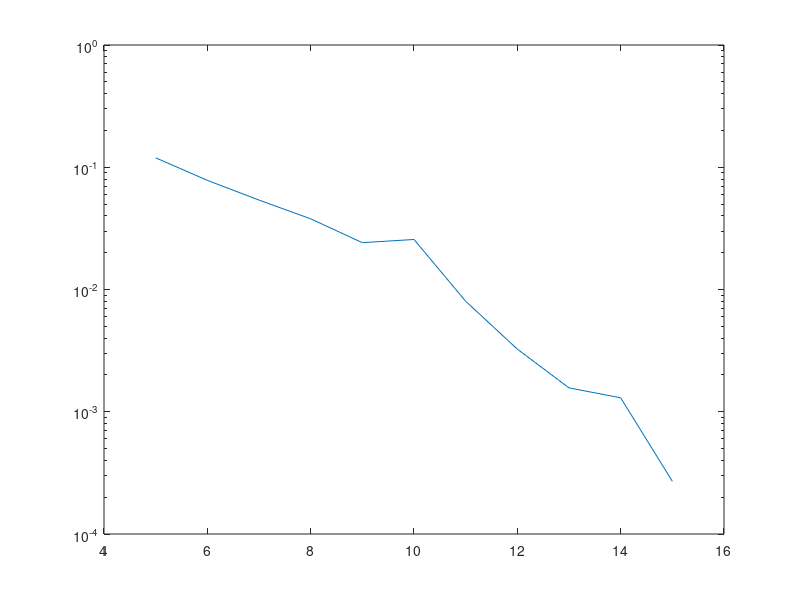

This chart was generated by the following MATLAB code: (Note: this script raises an error after producing the figure.)
%% Group all the BER curves

load('pbit_DFE.mat');
load('pbit_LE.mat');
load('pbit_viterbi.mat');
load('BER_awgn_sim.mat');
load('pbit_fba_513.mat');

%% Statistics for estimated channel, with only one realization
snr_vec = 5:15;

figure
semilogy(snr_vec, pbitLE(:, 3)), hold on,
semilogy(snr_vec, pbitDFE(:, 2)), hold on, 
semilogy(snr_vec_viterbi, pbit_viterbi(:, 2)), hold on,
semilogy(snr_vec_fba_513, pbit_fba_513(:, 2)), hold on,
semilogy(snr_vec, BER_awgn(snr_vec)), hold on,
semilogy(snr_vec, pbit_AWGN_sim)
xlabel('snr [dB]'), ylabel('BER')
legend('LE, M1 = 20, D = 15', 'DFE, M1 = 25, D = 24, M2 = 4', 'Viterbi', 'FBA', 'AWGN', 'AWGN with simulation')
ylim([10^-7, 10^-1]), grid on


%% Statistics for real channel

load('pbit_LE_real_channel.mat');
load('pbit_DFE_real_channel.mat');
load('pbit_fba_real_channel.mat');
%oad('pbit_ VITERBI REAL CHANNEL

figure
semilogy(snr_vec, pbitLE_real_channel), hold on,
semilogy(snr_vec, pbitDFE_real_channel), hold on, 
%semilogy(snr_vec_viterbi, pbit_viterbi(:, 2)), hold on,
semilogy(snr_vec_fba_real_channel, pbit_fba_real_channel), hold on,
semilogy(snr_vec, BER_awgn(snr_vec)), hold on,
semilogy(snr_vec, pbit_AWGN_sim)
xlabel('snr [dB]'), ylabel('BER')
legend('LE, M1 = 20, D = 15', 'DFE, M1 = 25, D = 24, M2 = 4', 'FBA', 'AWGN', 'AWGN with simulation')
ylim([10^-7, 10^-1]), grid on




